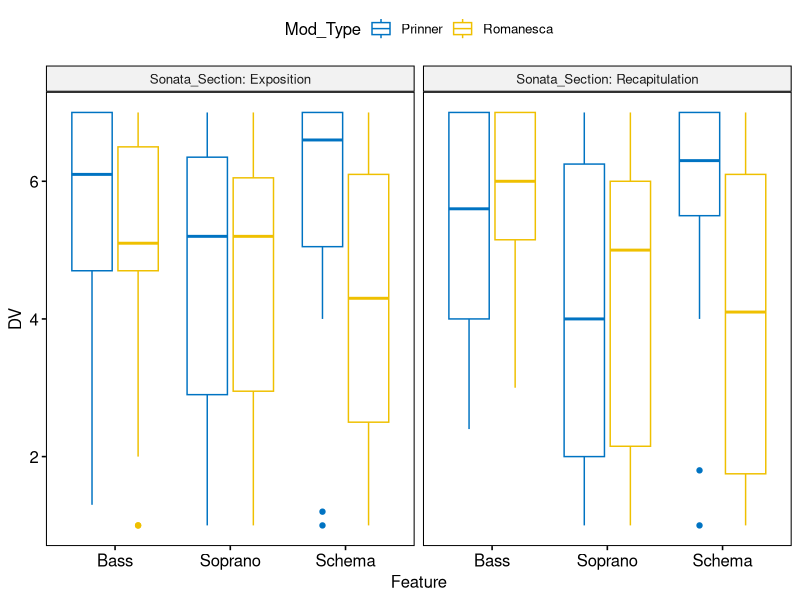
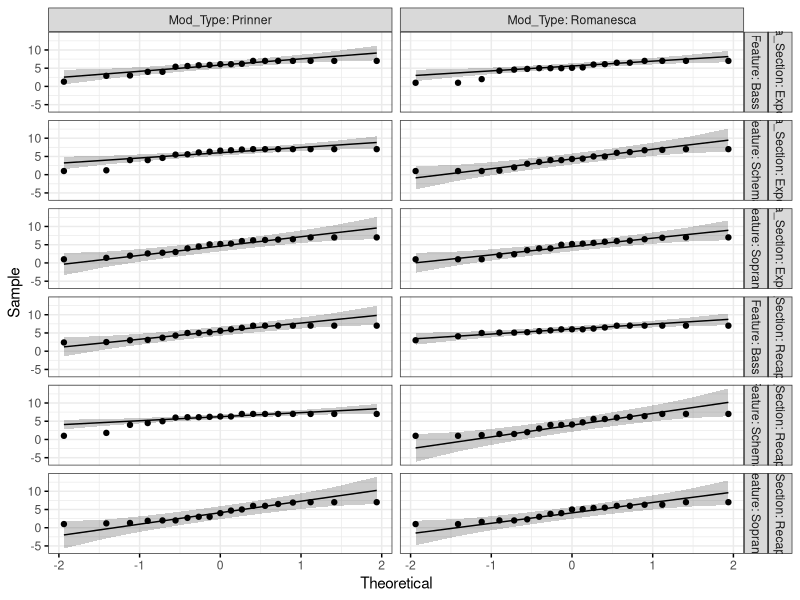

The R script that drew these images, in order: (Note: this script raises an error after producing the figures.)
## ---- chunk 1
library(ggplot2)
library(tidyverse)
library(ggpubr)
library(rstatix)
## ---- chunk 2
# loading the data
df <- readfile <- read.csv("data/amb_DV1_fin.csv")

# view the data
View(df)

# Examine the data contents and data types
str(df)
## ---- chunk 3
# grouping by the different IVs
df %>%
  group_by(Sonata_Section, Feature, Mod_Type, Expertise_Group) %>%
  get_summary_stats(DV, type = "mean_sd")
## ---- chunk 4
bxp <- ggboxplot(
  df, x = "Feature", y = "DV",
  color = "Mod_Type", palette = "jco",
  facet.by = "Sonata_Section", short.panel.labs = FALSE
  )
print(bxp)
## ---- chunk 5
df %>%
  group_by(Sonata_Section, Feature, Mod_Type, Expertise_Group) %>%
  identify_outliers(DV)
## ---- chunk 6
df %>%
  group_by(Sonata_Section, Feature, Mod_Type) %>%
  shapiro_test(DV)
## ---- chunk 7
ggqqplot(df, "DV", ggtheme = theme_bw()) +
  facet_grid(Sonata_Section ~ Feature ~ Mod_Type, labeller = "label_both")
## ---- chunk 8
df %>%
  group_by(Sonata_Section, Feature, Mod_Type) %>%
  levene_test(DV ~ Expertise_Group)
## ---- chunk 9
df %>%
  group_by(Sonata_Section, Feature, Mod_Type) %>%
  levene_test(DV ~ Excerpt_Familiarity)
## ---- chunk 10
df %>%
  group_by(Sonata_Section, Feature, Mod_Type, Expertise_Group) %>%
  get_summary_stats(DV, type = "mean_sd")
## ---- chunk 11
# Compute RM ANOVA for within and between subjects factors
res.aov.bet <- anova_test(
  data = df, dv = DV, wid = Random_IDs,
  within = c(Sonata_Section, Feature, Mod_Type), between=Expertise_Group
  )
get_anova_table(res.aov.bet, correction="GG")
res.aov.bet$`Sphericity Corrections`
## ---- chunk 12
# Examine Main Effects

#Expertise

# tukey method 1
aov(DV ~ Expertise_Group, data = df3) %>% tukey_hsd()

# t-test with bonferroni correction
df %>% t_test(DV ~ Expertise_Group, p.adjust.method = "bonferroni")

# tukey method 2
df %>% tukey_hsd(DV ~ Expertise_Group, conf.level = 0.95)

## ---- chunk 13
df %>%
  group_by(Expertise_Group) %>%
  get_summary_stats(DV, type = "mean_sd")
## ---- chunk 14
# Feature

# tukey method 1
aov(DV ~ Feature, data = df3) %>% tukey_hsd()

# t-test with bonferroni correction
df %>% t_test(DV ~ Feature, p.adjust.method = "bonferroni")

# tukey method 2
df %>% tukey_hsd(DV ~ Feature, conf.level = 0.95)

## ---- chunk 15
df %>%
  group_by(Feature) %>%
  get_summary_stats(DV, type = "mean_sd")
## ---- chunk 16
#Mod Type

# tukey 1
aov(DV ~ Mod_Type, data = df) %>% tukey_hsd()

# t-test with bonferroni correction
df %>% t_test(DV ~ Mod_Type, p.adjust.method = "bonferroni")

# tukey 2
df %>% tukey_hsd(DV ~ Mod_Type, conf.level = 0.95)

## ---- chunk 17
df %>%
  group_by(Mod_Type) %>%
  get_summary_stats(DV, type = "mean_sd")
## ---- chunk 18
# Two Way Interactions

# Expertise Group by Feature

aov(DV ~ Expertise_Group*Feature, data = df3) %>% tukey_hsd()

df %>%
  group_by(Expertise_Group) %>%
  tukey_hsd(DV ~ Feature, conf.level = 0.95)
  
df %>%
  group_by(Expertise_Group, Feature) %>%
  get_summary_stats(DV, type = "mean_sd") 
## ---- chunk 19
# Expertise Group by Modulation Type

aov(DV ~ Expertise_Group*Mod_Type, data = df3) %>% tukey_hsd()

df %>%
  group_by(Expertise_Group) %>%
  tukey_hsd(DV ~ Mod_Type, conf.level = 0.95)
  
df %>%
  group_by(Expertise_Group, Mod_Type) %>%
  get_summary_stats(DV, type = "mean_sd") 
## ---- chunk 20
# Sonata Section by Feature


aov(DV ~ Sonata_Section*Feature, data = df3) %>% tukey_hsd()

df %>%
  group_by(Sonata_Section) %>%
  tukey_hsd(DV ~ Feature, conf.level = 0.95)
  
df %>%
  group_by(Sonata_Section, Feature) %>%
  get_summary_stats(DV, type = "mean_sd")
## ---- chunk 21
# Feature by Modulation Type

aov(DV ~ Feature*Mod_Type, data = df3) %>% tukey_hsd()

df %>%
  group_by(Feature) %>%
  tukey_hsd(DV ~ Mod_Type, conf.level = 0.95)
  
df %>%
  group_by(Feature, Mod_Type) %>%
  get_summary_stats(DV, type = "mean_sd")
